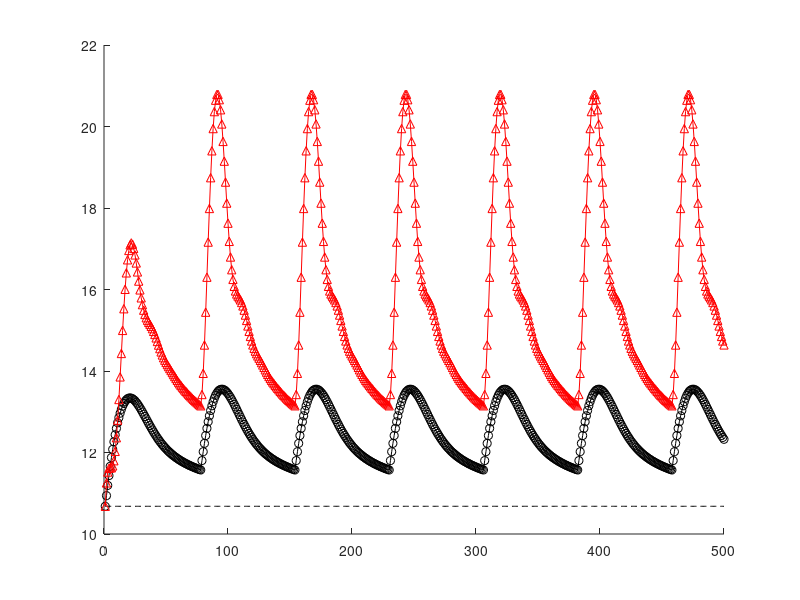

Recreate this plot in MATLAB. (Note: this script raises an error after producing the figure.)
%% Time-varying experiments
% This script generates Figures 2a, 2b, 3a, 3b, 4, 5a, and 5b. Notation
% follows that of the manuscript. OGD, ONM, OLNM, and ORGD denote
% online gradient descent, online Nesterov's method, online long-step
% Nesterov's method, and online regularized gradient descent respectively.
% ite, fcn, and gra denote the iterate, function, and gradient errors
% respectively.

%% Clear
clear all
close all
clc

%% Figure 2a
d = 1e3;
niter = 5e2;
L = 5e2;
mu = 1;
a = (L+mu)/2;
kappa = L/mu;
alpha = 2/(mu+L);
gamma = (sqrt(kappa)-1)/(sqrt(kappa)+1);
beta = gamma;
sigma = 1;
offset = sigma*sqrt((1+gamma)/(1-gamma)); %gamma^c
lb = (sqrt(kappa)-1)/2*sigma; %lower bound

x0 = zeros(d,1);
x_OGD = x0;
x_ONM = x0;
y_ONM = x0;
x_OLNM = x0;
y_OLNM = x0;
z_OLNM = x0;

ite_OGD = zeros(niter,1);
ite_ONM = ite_OGD;
ite_OLNM = ite_OGD;

T = floor((2+sqrt(2))*sqrt(kappa));

for i = 1:niter
    disp(i)
    
    t = i-1;
    A = [a*diag(ones(t,1)) zeros(t,d-t); zeros(d-t,t) (L-mu)/4*gallery('tridiag',d-t)+mu*diag(ones(d-t,1))];
    b = offset*[a*ones(t,1); (L-mu)/4; zeros(d-t-1,1)];
    f = @(x) x'*A*x/2-x'*b;
    grad = @(x) A*x-b;
    xopt = A\b;
    ite_OGD(i) = norm(x_OGD-xopt);
    ite_ONM(i) = norm(x_ONM-xopt);
    ite_OLNM(i) = norm(x_OLNM-xopt);
    
    x_OGD = x_OGD - alpha*grad(x_OGD);
    
    if mod(i-1,T) == 0
        a = 1;
        oldgrad = grad;
        x_OLNM = z_OLNM;
        y_OLNM = z_OLNM;
    end
    na = (1+sqrt(1+4*a^2))/2;
    temp = y_OLNM-oldgrad(y_OLNM)/L;
    y_OLNM = temp + (a-1)/na*(temp-z_OLNM);
    z_OLNM = temp;
    a = na;
    
    temp = y_ONM-grad(y_ONM)/L;
    y_ONM = temp+beta*(temp-x_ONM);
    x_ONM = temp;
end

marker = linspace(niter/5,niter,5);
figure
plot(1:niter,lb*ones(niter,1),'--k',1:niter,ite_OGD,'ok-',1:niter,ite_ONM,'^r-',1:niter,ite_OLNM,'dg-','MarkerSize',10,'MarkerIndices',marker)
xlabel('Number of iterations')
ylabel('Iterate error')
lgd = legend('lower bound','online gradient descent','online Nesterov`s method','OLNM');
lgd.Location = 'northwest';

%% Figure 2b
niter = 5e2;
track_idx = 4e2:niter;
d = 1e3;
L = 5e2;
sigma = 1;
l = 10;
kappas = linspace(1e2,1e3,l);
track_OGD = zeros(l,1);
track_ONM = track_OGD;
track_OLNM = track_OGD;
for m = 1:l
kappa = kappas(m);
mu = L/kappa;
a = (L+mu)/2;
alpha = 2/(mu+L);
gamma = (sqrt(kappa)-1)/(sqrt(kappa)+1);
beta = gamma;
offset = sigma*sqrt((1+gamma)/(1-gamma));

x0 = zeros(d,1);
x_OGD = x0;
x_ONM = x0;
y_ONM = x0;
x_OLNM = x0;
y_OLNM = x0;
z_OLNM = x0;

ite_OGD = zeros(niter,1);
ite_ONM = ite_OGD;
ite_OLNM = ite_OGD;

T = floor((2+sqrt(2))*sqrt(kappa));

for i = 1:niter
    disp([m i])
    
    t = i-1;
    A = [a*diag(ones(t,1)) zeros(t,d-t); zeros(d-t,t) (L-mu)/4*gallery('tridiag',d-t)+mu*diag(ones(d-t,1))];
    b = offset*[a*ones(t,1); (L-mu)/4; zeros(d-t-1,1)];
    f = @(x) x'*A*x/2-x'*b;
    grad = @(x) A*x-b;
    xopt = A\b;
    ite_OGD(i) = norm(x_OGD-xopt);
    ite_ONM(i) = norm(x_ONM-xopt);
    ite_OLNM(i) = norm(x_OLNM-xopt);
    
    x_OGD = x_OGD - alpha*grad(x_OGD);
    
    if mod(i-1,T) == 0
        a = 1;
        oldgrad = grad;
        x_OLNM = z_OLNM;
        y_OLNM = z_OLNM;
    end
    na = (1+sqrt(1+4*a^2))/2;
    temp = y_OLNM-oldgrad(y_OLNM)/L;
    y_OLNM = temp + (a-1)/na*(temp-z_OLNM);
    z_OLNM = temp;
    a = na;
    
    temp = y_ONM-grad(y_ONM)/L;
    y_ONM = temp+beta*(temp-x_ONM);
    x_ONM = temp;
end
track_OGD(m) = max(ite_OGD(track_idx));
track_ONM(m) = max(ite_ONM(track_idx));
track_OLNM(m) = max(ite_OLNM(track_idx));
end

figure
plot(sqrt(kappas),track_OGD,'ok-',sqrt(kappas),track_ONM,'^r-',sqrt(kappas),track_OLNM,'dg-','MarkerSize',10)
xlabel('Square root of condition number')
ylabel('Tracking iterate error')
lgd = legend('online gradient descent','online Nesterov`s method','OLNM');
lgd.Location = 'northwest';

%% Figure 3a
niter = 2e3;
d = 2;
mu = 1;
L = 5e2;
kappa = L/mu;
alpha = 2/(mu+L);
beta = (sqrt(kappa)-1)/(sqrt(kappa)+1);
sigma = 1;

A = [L 0; 0 mu];
f = @(x) .5*x'*A*x;

x0 = zeros(d,1);
x_OGD = x0;
x_ONM = x0;
y_ONM = x0;
x_OLNM = x0;
y_OLNM = x0;
z_OLNM = x0;
xopt = x0;
xopt(2) = sigma;

ite_OGD = zeros(niter,1);
ite_ONM = zeros(niter,1);
ite_OLNM = zeros(niter,1);

T = floor((2+sqrt(2))*sqrt(kappa));

for i = 1:niter
    disp(i)
    
    grad = @(x) A*(x-xopt);
    ft = @(x) f(x-xopt);
    
    x_OGD = x_OGD - alpha*grad(x_OGD);
    
    if mod(i-1,T) == 0
        a = 1;
        oldgrad = grad;
        x_OLNM = z_OLNM;
        y_OLNM = z_OLNM;
    end
    na = (1+sqrt(1+4*a^2))/2;
    temp = y_OLNM-oldgrad(y_OLNM)/L;
    y_OLNM = temp + (a-1)/na*(temp-z_OLNM);
    z_OLNM = temp;
    a = na;
    
    temp = y_ONM-grad(y_ONM)/L;
    y_ONM = temp+beta*(temp-x_ONM);
    x_ONM = temp;
    
    xopt(2) = xopt(2)+sigma;
    
    ite_OGD(i) = norm(x_OGD-xopt);
    ite_ONM(i) = norm(x_ONM-xopt);
    ite_OLNM(i) = norm(x_OLNM-xopt);
end

marker = linspace(niter/5,niter,5);
figure
plot(1:niter,ite_OGD,'ok-',1:niter,ite_ONM,'^r-',1:niter,ite_OLNM,'dg-','MarkerSize',10,'MarkerIndices',marker)
lgd = legend('online gradient descent','online Nesterov`s method','OLNM');
lgd.Location = 'northwest';
xlabel('Number of iterations')
ylabel('Iterate error')

%% Figure 3b
d = 2;
L = 1;
sigma = 1;
l = 10;
kappas = linspace(1,1e5,l);
track_OLNM = zeros(l,1);
for m = 1:l
kappa = kappas(m);
mu = L/kappa;
A = [L 0; 0 mu];
f = @(x) .5*x'*A*x;

x0 = zeros(d,1);
x_OLNM = x0;
y_OLNM = x0;
z_OLNM = x0;
xopt = x0;
xopt(2) = sigma;

T = floor((2+sqrt(2))*sqrt(kappa));
niter = 5*T;
track_idx = 4*T:niter;
ite_OLNM = zeros(niter,1);

for i = 1:niter
    disp([m i])
    
    grad = @(x) A*(x-xopt);
    ft = @(x) f(x-xopt);
    
    if mod(i-1,T) == 0
        a = 1;
        oldgrad = grad;
        x_OLNM = z_OLNM;
        y_OLNM = z_OLNM;
    end
    na = (1+sqrt(1+4*a^2))/2;
    temp = y_OLNM-oldgrad(y_OLNM)/L;
    y_OLNM = temp + (a-1)/na*(temp-z_OLNM);
    z_OLNM = temp;
    a = na;
    
    xopt(2) = xopt(2)+sigma;
    
    ite_OLNM(i) = norm(x_OLNM-xopt);
end
track_OLNM(m) = max(ite_OLNM(track_idx));
end

figure
plot(sqrt(kappas),track_OLNM,'dg-','MarkerSize',10)
xlabel('Square root of condition number')
ylabel('Tracking iterate error for OLNM')

%% Figure 4
cycles = 5;
L = 1;
d = 5;
n = 20;
trials = 200;
sigma = 1;
kappas = 2e3:2e3:1e4;
l = length(kappas);
track_OGD = zeros(l,trials);
track_ONM = track_OGD;
track_OLNM = track_OGD;
for m = 1:l
kappa = kappas(m);
mu = 1/kappa;
alpha = 2/(mu+L);
beta = (sqrt(kappa)-1)/(sqrt(kappa)+1);
T = floor((2+sqrt(2))*sqrt(kappa));
niter = cycles*T;
track_idx = (cycles-1)*T:niter;
for trial = 1:trials
[Q,R] = qr((randn(n)));
U = Q*diag(diag(R)./abs(diag(R)));
[Q,R] = qr((randn(d)));
V = Q*diag(diag(R)./abs(diag(R)));
D = linspace(1,1/sqrt(kappa),d);
S = [diag(D); zeros(n-d,d)];
A = U*S*V';

x0 = ones(d,1);
x_OGD = x0;
x_ONM = x0;
y_ONM = x0;
x_OLNM = x0;
y_OLNM = x0;
z_OLNM = x0;

ite_OGD = zeros(niter,1);
ite_ONM = zeros(niter,1);
ite_OLNM = zeros(niter,1);

xopt = ones(d,1);
noise = 1e-3;
b = A*xopt+noise*randn(n,1);

for i = 1:niter
    disp([m trial niter-i])
    
    grad = @(x) A'*(A*x-b);
    xopt = (A'*A)\(A'*b);
    f = @(x) .5*norm(A*x-b)^2;
    
    ite_OGD(i) = norm(x_OGD-xopt);
    ite_ONM(i) = norm(x_ONM-xopt);
    ite_OLNM(i) = norm(x_OLNM-xopt);

    j = randi(d,1);
    k = randi(2,1);
    xopt(j) = xopt(j) + sigma*(-1)^k;
    b = A*xopt+noise*randn(n,1);
    
    x_OGD = x_OGD - alpha*grad(x_OGD);
    
    if mod(i-1,T) == 0
        a = 1;
        oldgrad = grad;
%         x_OLNM = z_OLNM;
        y_OLNM = z_OLNM;
    end
    na = (1+sqrt(1+4*a^2))/2;
    temp = y_OLNM-oldgrad(y_OLNM)/L;
    y_OLNM = temp + (a-1)/na*(temp-z_OLNM);
    z_OLNM = temp;
    x_OLNM = z_OLNM; % modification
    a = na;
    
    temp = y_ONM-grad(y_ONM)/L;
    y_ONM = temp+beta*(temp-x_ONM);
    x_ONM = temp;
end
track_OGD(m,trial) = max(ite_OGD(track_idx));
track_ONM(m,trial) = max(ite_ONM(track_idx));
track_OLNM(m,trial) = max(ite_OLNM(track_idx));
end
end

figure
plot(kappas,mean(track_OGD,2),'ok',kappas,mean(track_ONM,2),'^r',kappas,mean(track_OLNM,2),'dg','MarkerSize',10)
xlabel('Condition number')
ylabel('Sample mean of tracking iterate error')
xlim([1900 10100])
ylim([5 30])
lgd = legend('online gradient descent','online Nesterov`s method','OLNM');
lgd.Location = 'northwest';

%% Figure 5
d = 5;
n = 20;
Ls = 2e2:2e2:1e3;
l = length(Ls);
phi = @(z) 1./(1+exp(-z));
xr = zeros(d,1);
niter_fixedpt = 5;

%% Figure 5a
try
    load('sigmaRdelta.mat','sigmaRdelta')
    sigmas = sigmaRdelta(:,1);
    Rs = sigmaRdelta(:,2);
    deltas = sigmaRdelta(:,3);
catch
sigmaRdelta = zeros(l,3);
trials = 50;
niter = 20;
eps = 1e-3; % stopping criteria for computing xopt
for m = 1:5
L = Ls(m);
for iter_fixedpt = 1:niter_fixedpt
if iter_fixedpt == 1
    delta = 0;
else
    delta = L*sqrt(sigma/2/R);
end
beta = (sqrt(L+delta)-sqrt(delta))/(sqrt(L+delta)+sqrt(delta));
sigmas = zeros(trials,1);
Rs = zeros(trials,1);
for trial = 1:trials
disp([m trial])
% compute A for the trial
[Q,R] = qr((randn(n)));
U = Q*diag(diag(R)./abs(diag(R)));
[Q,R] = qr((randn(d)));
V = Q*diag(diag(R)./abs(diag(R)));
D = rand(d,1);
D = D*sqrt(2*sqrt(L))/max(D);
S = [diag(D); zeros(n-d,d)];
A = U*S*V';

% for the trial, compute b at every time step
b = 2*randi(2,[n,1])-3;
bs = zeros(n,niter);
bs(:,1) = b;
for i = 2:niter
    % at each time step, flip a component of b
    bs(:,i) = bs(:,i-1);
    j = randi(n,1);
    bs(j,i) = -bs(j,i);
end
% for the trial, compute xopt at every time step
xopts = zeros(d,niter);
for i = 1:niter
    b = bs(:,i);
    psi = @(x) phi(b.*(A*x));
    grad = @(x) -A'*(b.*(1-psi(x)))+delta*(x-xr);
    xopt = zeros(d,1);
    yopt = xopt;
    iter = 0;
    % compute xopt using Nesterov's method
    while norm(grad(xopt))>=eps
        temp = yopt-grad(yopt)/L;
        yopt = temp+min([iter/(iter+3) beta])*(temp-xopt);
        xopt = temp;
        iter = iter+1;
    end
    xopts(:,i) = xopt;
end
sigma = 0;
% compute sigma
for i = 2:niter
    sigma = max([sigma norm(xopts(:,i)-xopts(:,i-1))]);
end
R = 0;
% compute R
for i = 1:niter
    R = max([R norm(xopts(:,i))]);
end
% compute delta
sigmas(trial) = sigma;
Rs(trial) = R;
end
sigma = mean(sigmas);
R = mean(Rs);
end
sigmaRdelta(m,:) = [sigma R delta];
end
sigmas = sigmaRdelta(:,1);
Rs = sigmaRdelta(:,2);
deltas = sigmaRdelta(:,3);
save('sigmaRdelta.mat','sigmaRdelta')
end

figure
plot(Ls,sigmas,'ok',Ls,Rs,'^r','MarkerSize',10)
legend('\sigma(\delta)','R(\delta)')
xlabel('L')
xlim([100 1100])
ylabel('Sample mean')

%% Figure 5b
recenter = 1; %1 means no recentering
trials = 200;
eps = 1e-3; % stopping criteria for tracking
win = 100; % width of tracking window

track_OGD = zeros(l,trials);
track_ORGD = zeros(l,trials);
track_triv = zeros(l,trials);

for m = 1:l
L = Ls(m);
delta = deltas(m);
for trial = 1:trials
disp([m trial])
[Q,R] = qr((randn(n)));
U = Q*diag(diag(R)./abs(diag(R)));
[Q,R] = qr((randn(d)));
V = Q*diag(diag(R)./abs(diag(R)));
D = rand(d,1);
D = D*sqrt(2*sqrt(L))/max(D);
S = [diag(D); zeros(n-d,d)];
A = U*S*V';

x0 = zeros(d,1);
x_OGD = x0;
x_ORGD = x0;

gra_triv = zeros(win,1);
gra_OGD = zeros(win,1);
gra_ORGD = zeros(win,1);

b = 2*randi(2,[n,1])-3;

crit = eps+1;
i = 1;
while crit >= eps
    disp([m trial])
    
    psi = @(x) phi(b.*(A*x));
    grad = @(x) -A'*(b.*(1-psi(x)));
    
    grad_OGD = grad(x_OGD);
    gra_OGD(i) = norm(grad_OGD);
    x_OGD = x_OGD-grad_OGD/L;
    
    if mod(i,recenter)==1
        xr = x_ORGD;
    end

    grad_ORGD = grad(x_ORGD);
    gra_ORGD(i) = norm(grad_ORGD);
    x_ORGD = x_ORGD-(grad_ORGD+delta*(x_ORGD-xr))/(L+2*delta)*2;
    
    gra_triv(i) = norm(grad(x0));
    
    j = randi(n,1);
    b(j) = -b(j);
    
    if mod(i,win)==0 && i>=2*win
        quo = i/win;
        i1 = (quo-2)*win+1;
        i2 = (quo-1)*win+1;
        crit_OGD = (max(gra_OGD(i1:i))-max(gra_OGD(i2:i)))/gra_OGD(1);
        crit_ORGD = (max(gra_ORGD(i1:i))-max(gra_ORGD(i2:i)))/gra_ORGD(1);
        crit = max(crit_OGD,crit_ORGD);
    end
    i = i+1;
end
track_OGD(m,trial) = max(gra_OGD(i-win:i-1));
track_ORGD(m,trial) = max(gra_ORGD(i-win:i-1));
track_triv(m,trial) = max(gra_triv);
end
end

figure
plot(Ls,mean(track_OGD,2),'ok',Ls,mean(track_ORGD,2),'dg',Ls,mean(track_triv,2),'^r','MarkerSize',10)
xlabel('L')
ylabel('Sample mean of tracking gradient error')
xlim([100 1100])
lgd = legend('online gradient descent','ORGD','x_c');
lgd.Location = 'northwest';
